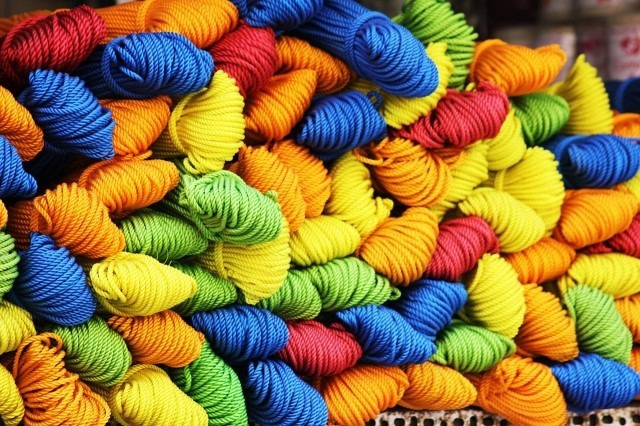
#> input picture lol.jpg, 640 x 426 px
$ python '영상처리-8(연습문제).py'
#> lines starting #> are read from the running program, lines starting #| are printed output that depends on the picture; after the words box and inside, x2 and y2 are one past the last pixel; in counts of white or black regions, pixels touching at a corner belong together
import cv2
import numpy as np
import matplotlib.pyplot as plt

# 이미지 로드
image = cv2.imread("lol.jpg", cv2.IMREAD_COLOR)
#> image is the input picture: shape (426, 640, 3); mean B, G, R 61.1, 119.2, 144.9
if image is None:
    raise FileNotFoundError("이미지 파일을 찾을 수 없습니다. 경로를 확인하세요.")

# BGR에서 HSV로 변환
img_hsv = cv2.cvtColor(image, cv2.COLOR_BGR2HSV)
#> img_hsv: shape (426, 640, 3); mean H, S, V 53, 198.3, 173.9

# 초록색 범위 정의
lower_green = np.array([40, 80, 80])
upper_green = np.array([60, 255, 255])

# 초록색 영역을 마스크로 추출
mask = cv2.inRange(img_hsv, lower_green, upper_green)
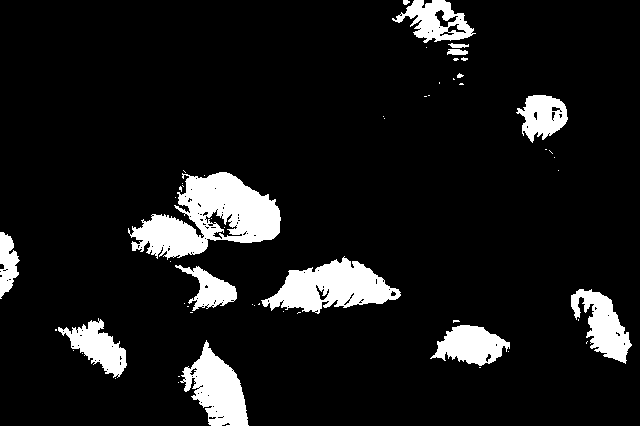
#> mask: shape (426, 640); 9.6% white; 56 white regions (42 under 20 px)

# 윤곽선 찾기
contours, _ = cv2.findContours(mask, cv2.RETR_EXTERNAL, cv2.CHAIN_APPROX_SIMPLE)
#> contours = 54 contours, 42 with area under 20; largest, box (x1, y1, x2, y2) and area: (128, 172, 281, 260) 7160, (261, 256, 401, 314) 4210, (180, 340, 249, 426) 3010, (571, 289, 632, 364) 2093, (430, 325, 510, 366) 1908

# 윤곽선 그리기

for contour in contours:
    if cv2.contourArea(contour) > 500:
        cv2.drawContours(image, [contour], -1, (0, 255, 0), 2)

    # 윤곽선 박스
    x, y, w, h = cv2.boundingRect(contour)
    cv2.rectangle(image, (x, y), (x + w, y + h), (0, 255, 0), 2)
#> this loop made 54 passes
#> (x, y, w, h) on passes 1, 2, 5, 6, 7, 9, 11, 12, 14, 17, 19, 20: (178, 382, 1, 1), (115, 378, 1, 1), (82, 353, 1, 1), (508, 351, 1, 1), (73, 350, 1, 1), (180, 340, 69, 86), (430, 325, 80, 41), (453, 320, 7, 3), (58, 318, 69, 60), (283, 311, 1, 1), (254, 305, 1, 1), (252, 304, 1, 1)
#> (contour, x, y, w, h) on passes 3, 4, 8, 10, 13, 15: ([[178, 376], [179, 376]], 178, 376, 2, 1), ([[479, 367], [480, 367]], 479, 367, 2, 1), ([[587, 341], [586, 342], [586, 343], [586, 342]], 586, 341, 2, 3), ([[55, 329], [55, 330], [56, 330], [56, 329]], 55, 329, 2, 2), ([[578, 319], [578, 320]], 578, 319, 1, 2), ([[298, 312], [297, 313], [298, 312], [300, 312]], 297, 312, 4, 2)
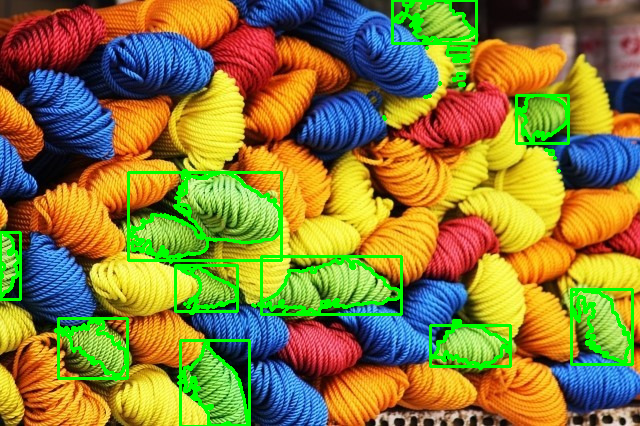
#> image: shape (426, 640, 3); 6.75% of pixels changed, all inside (x1, y1, x2, y2) = (0, 0, 634, 426)

# OpenCV 창에서 결과 출력
cv2.imshow("Original Image with Bounding Boxes", image)
cv2.imshow("Green Mask", mask)
cv2.waitKey(0)
cv2.destroyAllWindows()

plt.show()

"""
솔루션
import cv2
import numpy as np

image = cv2.imread("green.jpg")

hsv = cv2.cvtColor(image, cv2.COLOR_BGR2HSV)

lower = np.array([50, 100, 100])
upper = np.array([70, 255, 255])

mask = cv2.inRange(hsv, lower, upper)

# result = cv2.bitwise_and(image, image, mask=mask)

contours, _ = cv2.findContours(mask, cv2.RETR_EXTERNAL, cv2.CHAIN_APPROX_SIMPLE)

count = 0
for contour in contours:
    # contourArea : 위에서 검출한 윤곽선의 면적을 계산하는 함수. 반환값은 면적을 float형식
    area = cv2.contourArea(contour)
    if area > 100:  # 작은 노이즈 제거
        count += 1
        x, y, w, h = cv2.boundingRect(
            contour
        )  # 객체를 감싸는 가장 작은 축에 정렬된 사각형
        cv2.rectangle(image, (x, y), (x + w, y + h), (0, 255, 0), 2)

print(f"검출된 초록색은 : {count}개")
cv2.imshow("green", image)
cv2.waitKey(0)
cv2.destroyAllWindows()

"""
